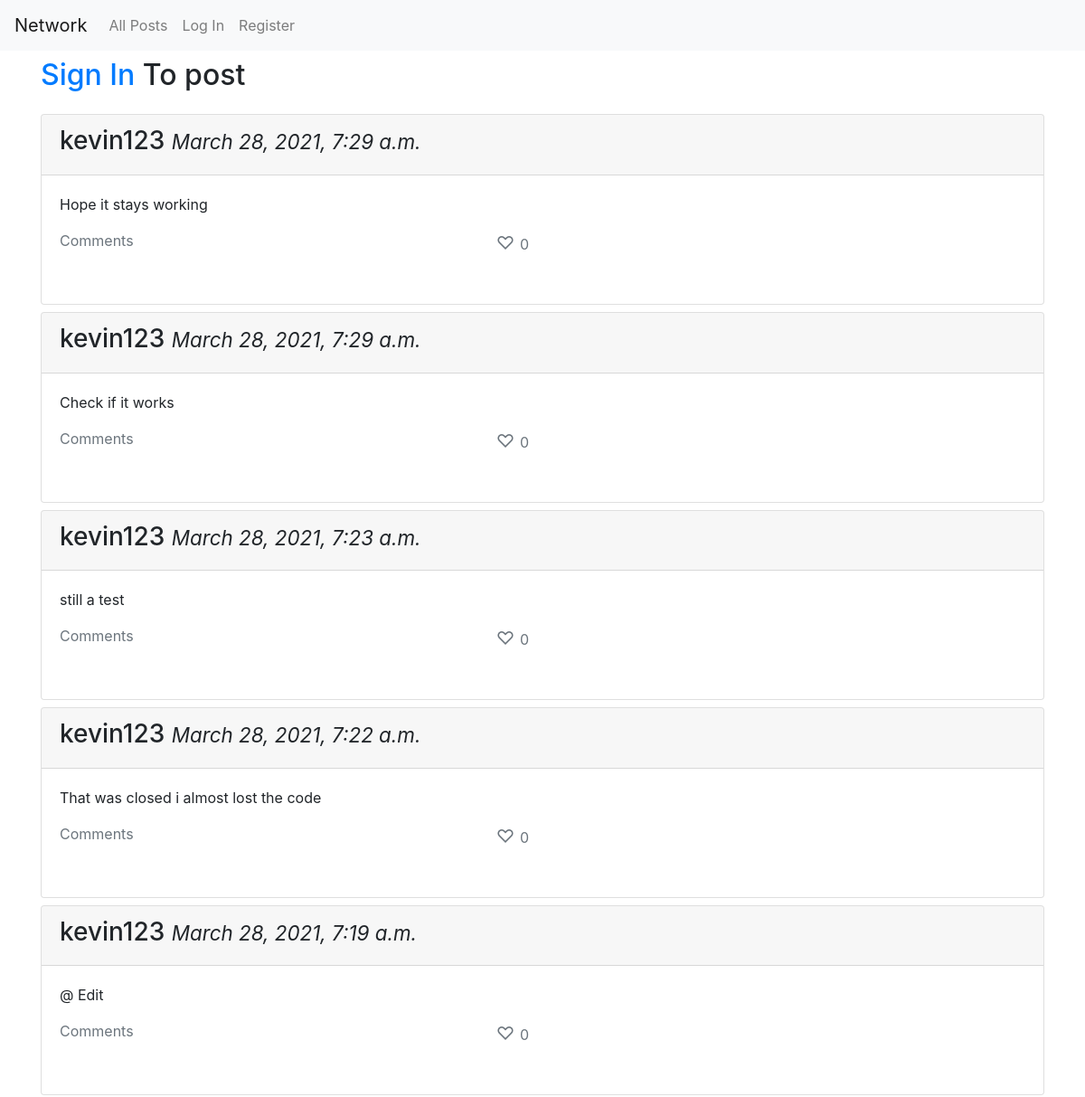
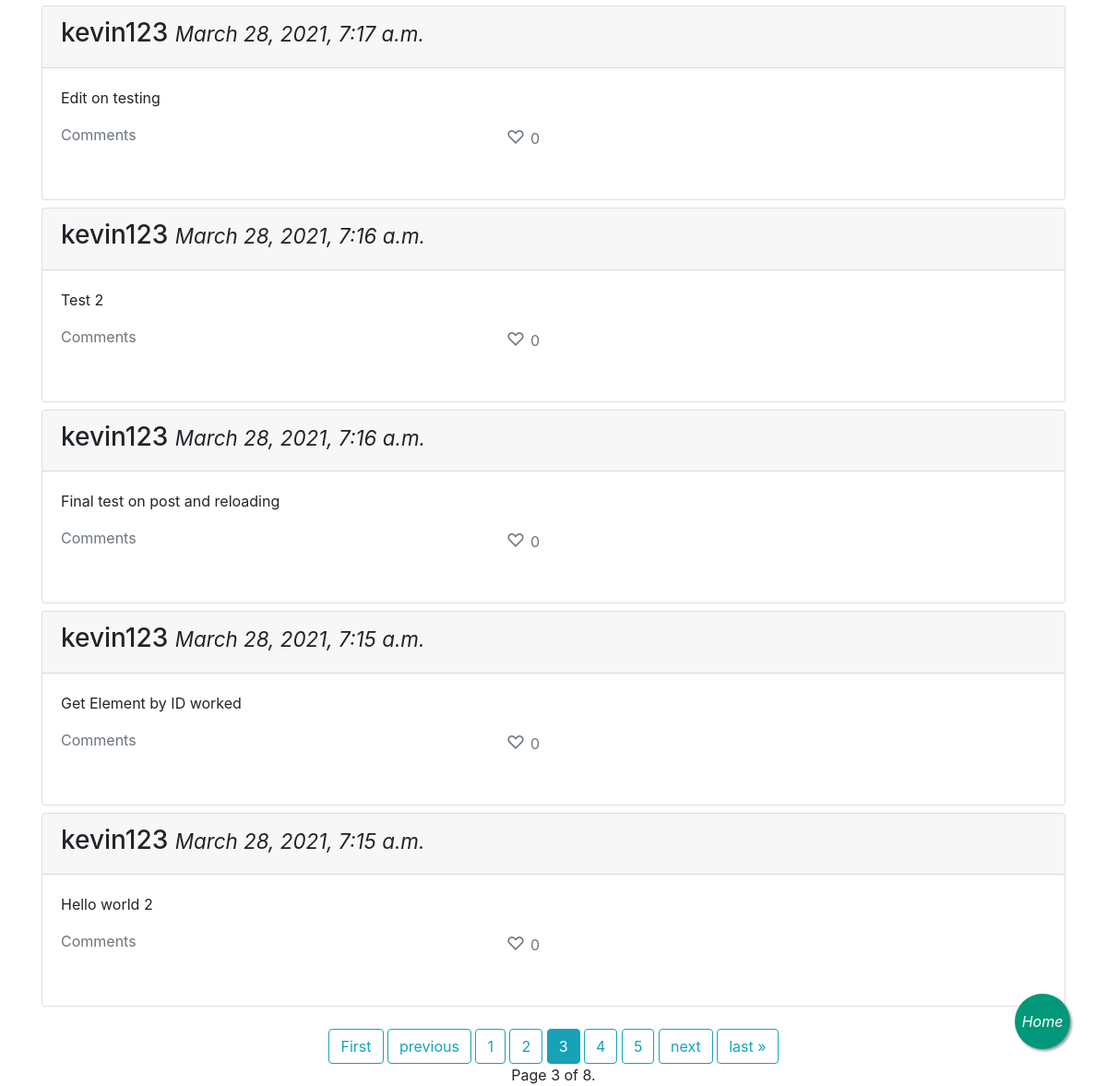
/?page=3, run on the app's committed database (2 pictures, top to bottom).
### network/models.py (models this page shows, shortened)
class Posts(models.Model):
    posterUsername = models.ForeignKey(User, on_delete=models.CASCADE, related_name="post_creator")
    postContent = models.CharField(max_length=64)
    dateTime =  models.DateTimeField(auto_now_add=True)
    likers = models.ManyToManyField(User, related_name="post_likers")
    like = models.IntegerField()

class User(AbstractUser):
    pass

### network/views.py (the view)
# urls.py: path("", views.index, name="index"),
def index(request):
    posts = Posts.objects.all()
    posts = posts.order_by("-dateTime").all()
    paginator = Paginator(posts, 10)
    page_number = request.GET.get('page')
    page_obj = paginator.get_page(page_number)
    return render(request, "network/index.html",{
        "posts": page_obj,
    })

### network/templates/network/index.html (shortened to what this page needs)
{% extends "network/layout.html" %}
{% block body %}
    <div class="container">
        {%if request.path == "/" %}
        {% if user.is_authenticated %}
        <div id="create" class="border p-3 mt-4">
            <div>
                <h2>New Post</h2>
            </div>
            <div id="post_form">
                <form id = "form">
                    {% csrf_token %}
                    <div class="form-group">
                        <textarea name="postArea" id="postContent" cols="10" rows="2" class="form-control" required></textarea>
                        <input class="btn btn-primary mt-2" type="submit" value="Post">
                    </div>
                </form>
            </div>
        </div>
        {%else%}
        <div class="mt-2">
            <h2><a href="{% url 'login' %}">Sign In </a> To post</h2>
        </div>
        {%endif%}
        {%endif%}
        <div id="display_posts" class="mt-4">
            {% for post in posts %}
            <div class="card mt-2" id="post{{post.id}}">
                <div id="postbody">
                    <div class="card-header">
                        <h3 class="media-heading">
                            <span id="posterUsername" data-idno="{{post.posterUsername}}" >{{post.posterUsername}}</span>
                            <small><i>{{post.dateTime}}</i></small>
                        </h3>
                    </div>
                    <div class="card-body mb-3">
                        <p id="postcontent">{{post.postContent}}</p>
                        <div class="row justify-content-between">
                            <div class="col-6 text-muted ml-0 row justify-content-between">
                                <p class="comments" onclick="showcomments('{{post.id}}')">Comments</p>
                                {% if user in post.likers.all %}
                                <p id="likediv">
                                    <span id="heartIcon" onclick="likepost('{{post.id}}')" class="red rounded-circle likedicon">&#x2665; </span>
                                    <span id="likeno" class="red likedicon">{{post.like}}</span>
                                </p>
                                {%else%}
                                <p id="likediv">
                                    <span id="heartIcon" class="unlikedicon" onclick="likepost('{{post.id}}')">&#x2661; </span>
                                    <span id="likeno" class="unlikedicon" >{{post.like}}</span>
                                </p>
                                {%endif%}
                            </div>
                        </div>
                    </div>
                </div>
            </div>
            {%endfor%}
        </div>
        {% if posts %}
        <div class="d-flex justify-content-center">
            <div>
            <div class="pagination ">
                <span class="step-links">
                    {% if posts.has_previous %}
                        <a class="btn btn-outline-info mt-4" href="{{ request.path }}?page=1">First</a>
                        <a class="btn btn-outline-info mt-4" href="{{ request.path }}?page={{ posts.previous_page_number }}">previous</a>
                    {% endif %}
                    <span class="current">
                        {% for num in posts.paginator.page_range %}
                            {% if posts.number == num %}
                                <a class="btn btn-info mt-4" href="{{ request.path }}?page={{ num }}">{{ num }}</a>
                            {% elif num > posts.number|add:'-3' and num < posts.number|add:'3' %}
                                <a class="btn btn-outline-info mt-4" href="{{ request.path }}?page={{ num }}">{{ num }}</a>
                            {% endif %}
                        {% endfor %}
                    </span>
                    {% if posts.has_next %}
                        <a class="btn btn-outline-info mt-4" href="{{ request.path }}?page={{ posts.next_page_number }}">next</a>
                        <a class="btn btn-outline-info mt-4" href="{{ request.path }}?page={{ posts.paginator.num_pages }}">last &raquo;</a>
                    {% endif %}
                </span>
            </div>
            <div id="pageNo" class="d-flex justify-content-center">
                <span class="current">
                    Page {{ posts.number }} of {{ posts.paginator.num_pages }}.
                </span>
            </div>
        </div>
       {%else%}
       <div><h3>No Posts Available</h3></div>
       {%endif%}
        </div>
    </div>
    <div class="floatingButton">
        <a href="{% url 'index' %}">
            {% if user.is_authenticated %}
            <i>Add</i>
            {%else%}
            <i>Home</i>
            {%endif%}
        </a>
    </div>
{% endblock %}

### network/static/network/styles.css (style rules this page uses)
#heartIcon { font-size: 20px; }
.floatingButton { position:fixed; background-color:#009879; color:#FFF; border-radius:50%; justify-content: center; align-items: center; box-shadow: 2px 2px 3px #999; }
.floatingButton>a { display: flex; align-items: center; justify-content: center; color: #FFF; height: 100%; }
@media (min-width: 600px) { .floatingButton { width:60px; height:60px; bottom:40px; right:40px; } }

### data on the page
Posts: posterUsername "kevin123", dateTime "March 28, 2021, 7:29 a.m.", postContent "Hope it stays working", like "0"
Posts: posterUsername "kevin123", dateTime "March 28, 2021, 7:29 a.m.", postContent "Check if it works", like "0"
Posts: posterUsername "kevin123", dateTime "March 28, 2021, 7:23 a.m.", postContent "still a test", like "0"
Posts: posterUsername "kevin123", dateTime "March 28, 2021, 7:22 a.m.", postContent "That was closed i almost lost the code", like "0"
Posts: posterUsername "kevin123", dateTime "March 28, 2021, 7:19 a.m.", postContent "@ Edit", like "0"
Posts: posterUsername "kevin123", dateTime "March 28, 2021, 7:17 a.m.", postContent "Edit on testing", like "0"
Posts: posterUsername "kevin123", dateTime "March 28, 2021, 7:16 a.m.", postContent "Test 2", like "0"
Posts: posterUsername "kevin123", dateTime "March 28, 2021, 7:16 a.m.", postContent "Final test on post and reloading", like "0"
Posts: posterUsername "kevin123", dateTime "March 28, 2021, 7:15 a.m.", postContent "Get Element by ID worked", like "0"
Posts: posterUsername "kevin123", dateTime "March 28, 2021, 7:15 a.m.", postContent "Hello world 2", like "0"

### other printed values
{{ num }} "1" "2" "4" "5"
{{ num }} "3"
{{ posts.number }} "3"
{{ posts.paginator.num_pages }} "8"
